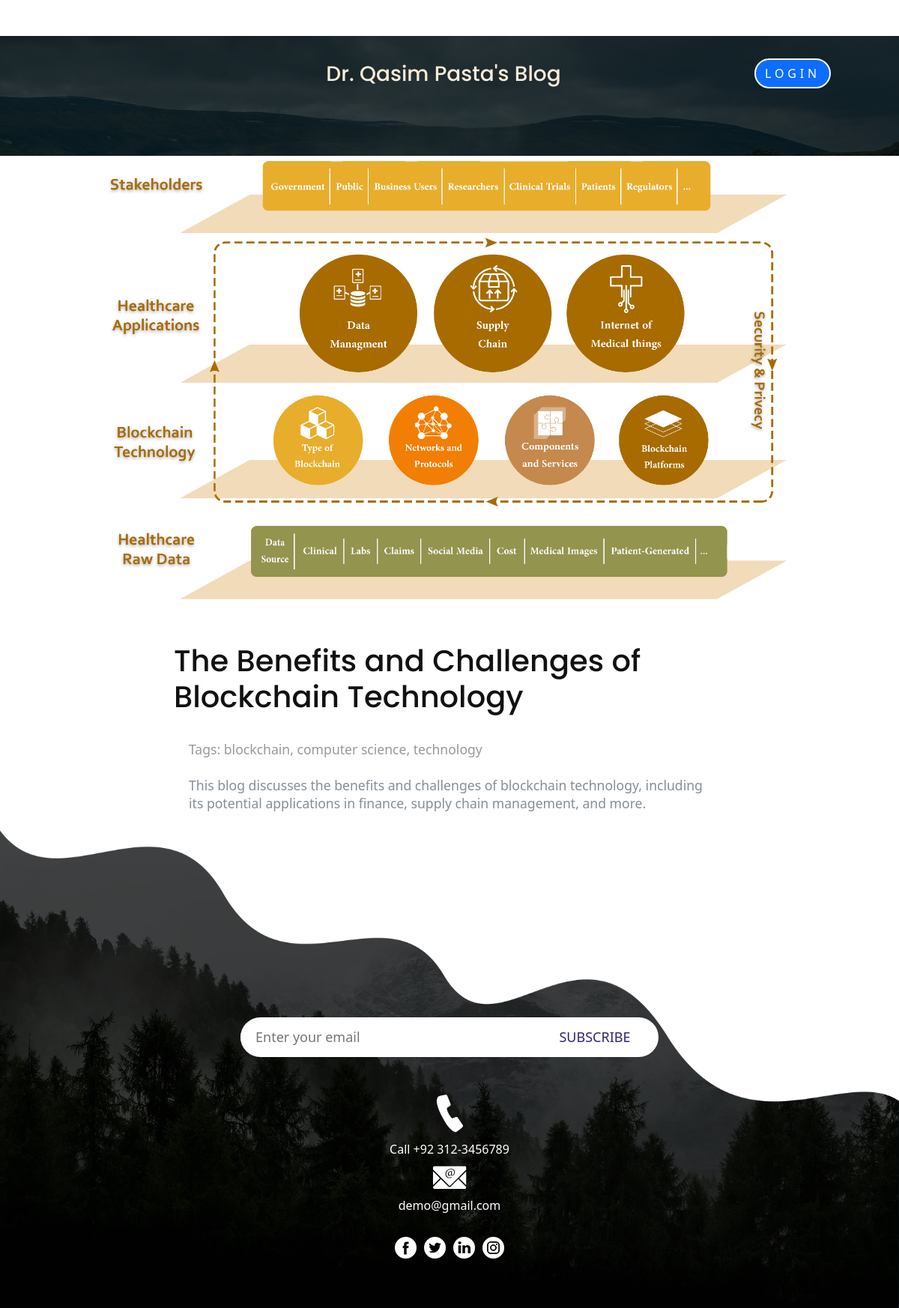
The app's page /see_blogs/14 with its own data.
### blog/models.py (models this page shows, shortened)
class Post(models.Model):
    title = models.CharField(max_length=200)
    tags = models.CharField(max_length=200)
    content = models.TextField()
    slug = models.SlugField(max_length=200, unique=True, blank=True, null=True)
    image = models.ImageField(upload_to='static/media/')
    created_date = models.DateTimeField(auto_now_add=True)
    modified_date = models.DateTimeField(auto_now=True)

### blog/views.py (the view)
# urls.py: path('see_blogs/<int:id>', see_blog, name='see_blog'),
def see_blog(request, id):
    blog = Post.objects.get(id=id)
    context = {'blog': blog}
    return render(request, 'blog/see_blogs.html', context)

### blog/templates/blog/see_blogs.html (shortened to what this page needs)
<!DOCTYPE html>
{% load static %}
<html lang="en">
<head>
  <link rel="stylesheet" type="text/css" href="{% static 'css/bootstrap.min.css'%}">
  <link rel="stylesheet" type="text/css" href="{% static 'css/style.css'%}">
  <link rel="stylesheet" href="{% static 'css/responsive.css'%}">
  <link rel="stylesheet" href="{% static 'css/jquery.mCustomScrollbar.min.css'%}">
  <link rel="stylesheet" href="https://netdna.bootstrapcdn.com/font-awesome/4.0.3/css/font-awesome.css">
  <link rel="stylesheet" href="{% static 'css/owl.carousel.min.css'%}">
  <link rel="stylesheet" href="https://cdnjs.cloudflare.com/ajax/libs/fancybox/2.1.5/jquery.fancybox.min.css"
    media="screen">
  <link rel="stylesheet" href="{% static 'css/nouislider.css'%}">
  <link rel="stylesheet" href="{% static 'css/swiper.min.css'%}">
  <link rel="stylesheet" href="{% static 'css/magnific-popup.css'%}">
  <link rel="stylesheet" href="{% static 'css/default.css'%}" id="theme-stylesheet">
  <link href="https://cdn.jsdelivr.net/npm/bootstrap@5.1.3/dist/css/bootstrap.min.css" rel="stylesheet"
>
</head>
<body>
  <div class="header_section">
    <div class="header_main">
      <div class="container-fluid">
        <div class="logo">
          <row style="display: inline-flex;">
            <div class="col-md-3" style="position: absolute; left: 0px;">
            </div>
            <div class="col-md-6">
              <a class="navbar-brand py-1" href="{% url 'about' %}">
                <h3 style="color: antiquewhite !important;">Dr. Qasim Pasta's Blog</h3>
              </a>
            </div>
            <div class="col-md-3" style="position: absolute; right: 0px;">
              <div class="" id="">
                <ul class="navbar-nav ml-auto">
                  {% if request.user.is_authenticated %}
                  <li class="nav-item mt-3 mt-lg-0 ml-lg-3 d-lg-none d-xl-inline-block">
                    <a class="btn btn-danger" href="{% url 'logout' %}">Logout</a>
                  </li>
                  {% else %}
                  <li class="nav-item mt-3 mt-lg-0 ml-lg-3 d-lg-none d-xl-inline-block">
                    <a class="btn btn-primary" href="{% url 'login' %}">Login</a>
                  </li>
                  {% endif %}
                </ul>
              </div>
            </div>
          </row>
        </div>
      </div>
    </div>
  </div>
  <section class="mt-5 pt-5">
    <div class="container">
      <div class="row text-center">
        <div class="col-xl-10 mx-auto"><img class="img-fluid mb-5" src="/{{blog.image}}" alt=""></div>
      </div>
      <div class="row">
        <div class="col-xl-8 col-lg-10 mx-auto">
          <div class="text-content">
            <h1 class="mb-4">{{blog.title}}</h1>
            <p class="mb-4" style="color: #999;">Tags: {{blog.tags}}</p>
            <p class="mb-4">{{blog.content}}</p>
          </div>
        </div>
      </div>
    </div>
  </section>
  <div class="footer_section layout_padding">
    <div class="container">
      <div class="input_btn_main">
        <input type="text" class="mail_text" placeholder="Enter your email" name="Enter your email">
        <div class="subscribe_bt"><a href="#">Subscribe</a></div>
      </div>
      <div class="location_main">
        <div class="call_text"><img src="{% static 'images/call-icon.png'%}"></div>
        <div class="call_text"><a href="#">Call +92 312-3456789</a></div>
        <div class="call_text"><img src="{% static 'images/mail-icon.png'%}"></div>
        <div class="call_text"><a href="#">demo@gmail.com</a></div>
      </div>
      <div class="social_icon">
        <ul>
          <li><a href="#"><img src="{% static 'images/fb-icon.png'%}"></a></li>
          <li><a href="#"><img src="{% static 'images/twitter-icon.png'%}"></a></li>
          <li><a href="#"><img src="{% static 'images/linkedin-icon.png'%}"></a></li>
          <li><a href="#"><img src="{% static 'images/instagram-icon.png'%}"></a></li>
        </ul>
      </div>
    </div>
  </div>
</body>
</html>

### static/css/style.css (style rules this page uses)
* { box-sizing: border-box !important; transition: ease all 0.5s; }
html { scroll-behavior: smooth; }
body { color: #666666; font-size: 14px; line-height: 1.80857; font-weight: normal; overflow-x: hidden; font-family: 'Poppins', sans-serif; }
a { color: #1f1f1f; text-decoration: none !important; outline: none !important; -webkit-transition: all .3s ease-in-out; -moz-transition: all .3s ease-in-out; -ms-transition: all .3s ease-in-out; -o-transition: all .3s ease-in-out; transition: all .3s ease-in-out; }
h1, h2, h3, h4, h5, h6 { letter-spacing: 0; font-weight: normal; position: relative; padding: 0 0 10px 0; font-weight: normal; line-height: normal; color: #111111; margin: 0 }
h1 { font-size: 24px }
h3 { font-size: 18px }
*, *::after, *::before { -webkit-box-sizing: border-box; -moz-box-sizing: border-box; box-sizing: border-box; }
ul, li, ol { margin: 0px; padding: 0px; list-style: none; }
p { margin: 20px; font-weight: 300; font-size: 15px; line-height: 24px; }
a { color: #222222; text-decoration: none; outline: none !important; }
a, .btn { text-decoration: none !important; outline: none !important; -webkit-transition: all .3s ease-in-out; -moz-transition: all .3s ease-in-out; -ms-transition: all .3s ease-in-out; -o-transition: all .3s ease-in-out; transition: all .3s ease-in-out; }
img { max-width: 100%; height: auto; }
.layout_padding { padding-top: 90px; padding-bottom: 0px; }
.header_section { width: 100%; float: left; background-image: url(../images/banner-bg.png); height: auto; background-size: 100%; padding: 0px 0px 20px 0px; }
.logo { width: 100%; float: left; text-align: center; padding: 20px 0px 50px 0px; }
.navbar-nav { align-items: center; }
.btn:not(:disabled):not(.disabled) { cursor: pointer; border-radius: 20px; border: 2px solid #fff; color: #fff; }
.nav-item { position: relative; }
.header_main { width: 100%; background-image: url(../images/header-bg.png); background-size: 100%; padding: 10px 0px 0px 0px; }
.footer_section { width: 100%; float: left; background-image: url(../images/footer-bg.png); height: auto; padding-top: 250px; background-size: 100% 100%; padding-bottom: 30px; background-repeat: no-repeat; }
.input_btn_main { width: 50%; display: flex; background-color: #ffffff; border-radius: 40px; padding: 8px 0px; margin: 0 auto; }
.mail_text { width: 100%; float: left; font-size: 18px; color: #2b2c2c; background-color: #ffffff; height: auto; padding: 5px 20px; border-radius: 20px; border: 0px; }
.subscribe_bt { float: right; }
.subscribe_bt a { width: 170px; float: left; font-size: 18px; color: #2b2278; background-color: transparent; padding: 5px 0px; text-align: center; font-weight: 500; text-transform: uppercase; }
.social_icon { width: 100%; margin: 0 auto; text-align: center; }
.social_icon ul { margin: 0px; padding: 0px; display: inline-block; text-align: center; }
.social_icon li { float: left; padding: 30px 5px; }
.location_main { width: 100%; margin: 0 auto; text-align: center; padding-top: 40px; }
.call_text { width: 100%; float: left; font-size: 16px; color: #ffffff; padding-top: 10px }
.call_text a { color: #ffffff; }

### records on screen
Post: image (picture), title "The Benefits and Challenges of Blockchain Technology", tags "blockchain, computer science, technology", content "This blog discusses the benefits and challenges of blockchain technology, including its potential applications in finance, supply chain management, and more."
